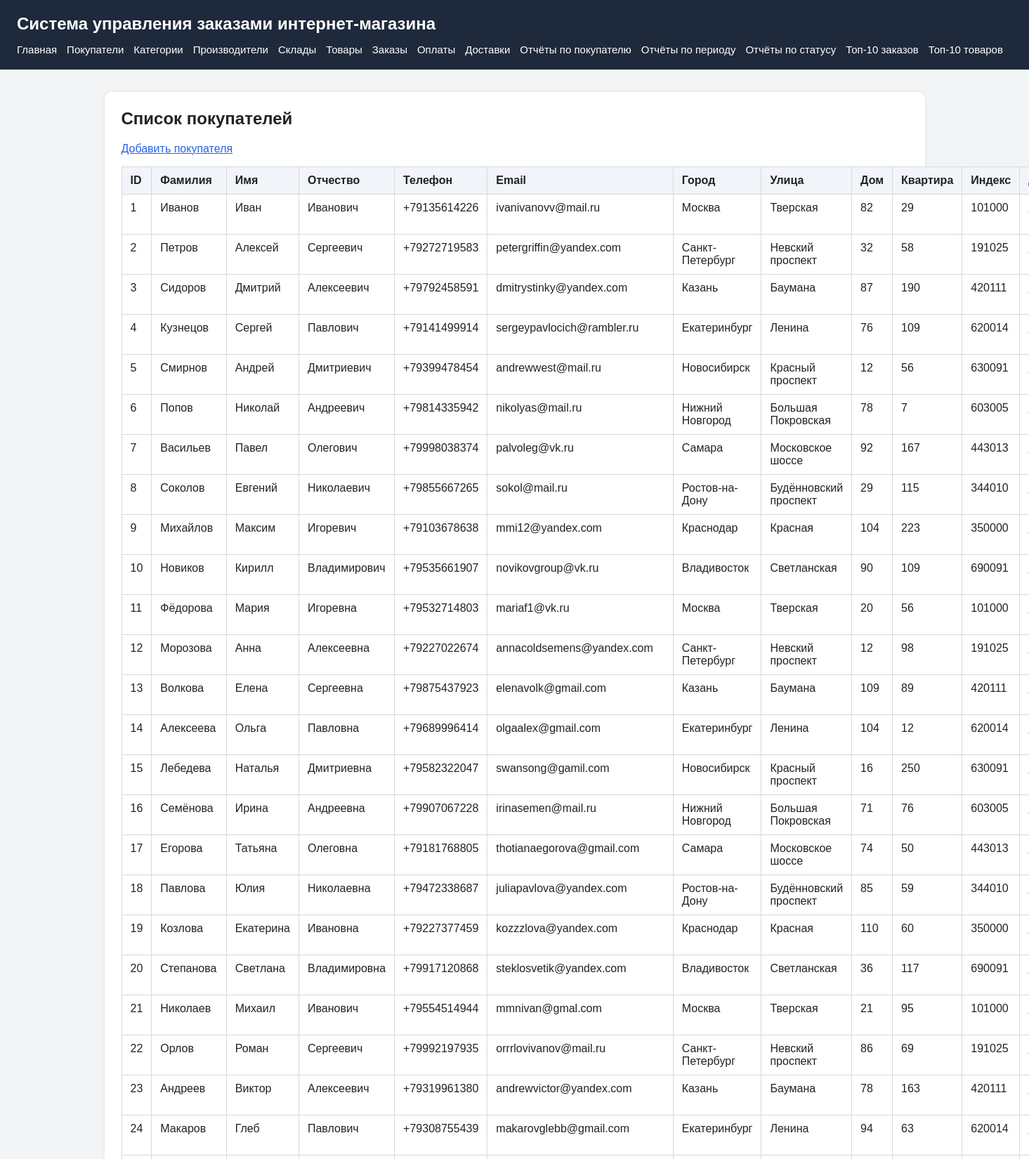
The app's page /customers/list.php (upper part) with its own data.
### tables this page shows
CREATE TABLE customers (
    customer_id INT UNSIGNED NOT NULL AUTO_INCREMENT,
    last_name VARCHAR(100) NOT NULL,
    first_name VARCHAR(100) NOT NULL,
    middle_name VARCHAR(100) NULL,
    phone VARCHAR(20) NOT NULL,
    email VARCHAR(255) NULL,
    city VARCHAR(100) NOT NULL,
    street VARCHAR(150) NOT NULL,
    house VARCHAR(20) NOT NULL,
    apartment VARCHAR(20) NULL,
    postal_code VARCHAR(20) NOT NULL,
    PRIMARY KEY (customer_id),
    UNIQUE KEY uk_customers_email (email),
    KEY idx_customers_phone (phone)
);

### src/includes/db.php (called while the page is built, shortened)
<?php
$configPath = __DIR__ . '/../config/config.local.php';
if (!file_exists($configPath)) {
    $configPath = __DIR__ . '/../config/config.example.php';
}
$config = require $configPath;
function app_config(): array
{
    global $config;
    return $config;
}
function base_url(string $path = ''): string
{
    $config = app_config();
    $base = rtrim($config['app']['base_url'] ?? '', '/');
    return $base . '/' . ltrim($path, '/');
}
function db(): PDO
{
    $config = app_config();
    $db = $config['db'];
    $dsn = sprintf(
        'mysql:host=%s;port=%d;dbname=%s;charset=%s',
        $db['host'],
        $db['port'],
        $db['name'],
        $db['charset']
    );
    $pdo = new PDO($dsn, $db['user'], $db['pass'], [
        PDO::ATTR_ERRMODE => PDO::ERRMODE_EXCEPTION,
        PDO::ATTR_DEFAULT_FETCH_MODE => PDO::FETCH_ASSOC,
        PDO::ATTR_EMULATE_PREPARES => false,
    ]);
    return $pdo;
}

### src/config/config.example.php (called while the page is built)
<?php
return [
    'app' => [
        'base_url' => getenv('APP_BASE_URL') ?: '',
        'name' => getenv('APP_NAME') ?: 'Система управления заказами интернет-магазина',
    ],
    'db' => [
        'host' => getenv('DB_HOST') ?: 'db',
        'port' => (int)(getenv('DB_PORT') ?: 3306),
        'name' => getenv('DB_NAME') ?: 'shop_orders',
        'user' => getenv('DB_USER') ?: 'shop_user',
        'pass' => getenv('DB_PASSWORD') ?: '',
        'charset' => getenv('DB_CHARSET') ?: 'utf8mb4',
    ],
];

### src/customers/list.php (the view, shortened to what this page needs)
<?php
require_once __DIR__ . '/../includes/header.php';
$customers = [];
$errorMessage = null;
try {
    $pdo = db();
    $stmt = $pdo->query(
        'SELECT
            customer_id,
            last_name,
            first_name,
            middle_name,
            phone,
            email,
            city,
            street,
            house,
            apartment,
            postal_code
         FROM customers
         ORDER BY customer_id ASC'
    );
    $customers = $stmt->fetchAll();
} catch (Throwable $e) {
    $errorMessage = $e->getMessage();
}
require_once __DIR__ . '/../includes/menu.php';
?>
<main>
    <section class="card">
        <h2>Список покупателей</h2>
        <p>
            <a href="<?= htmlspecialchars(base_url('customers/create.php'), ENT_QUOTES, 'UTF-8') ?>">
                Добавить покупателя
            </a>
        </p>
        <?php if ($errorMessage !== null): ?>
            <p><strong>Ошибка:</strong> <?= htmlspecialchars($errorMessage, ENT_QUOTES, 'UTF-8') ?></p>
        <?php elseif (empty($customers)): ?>
            <p>Покупатели не найдены.</p>
        <?php else: ?>
            <table>
                <thead>
                    <tr>
                        <th>ID</th>
                        <th>Фамилия</th>
                        <th>Имя</th>
                        <th>Отчество</th>
                        <th>Телефон</th>
                        <th>Email</th>
                        <th>Город</th>
                        <th>Улица</th>
                        <th>Дом</th>
                        <th>Квартира</th>
                        <th>Индекс</th>
                        <th>Действия</th>
                    </tr>
                </thead>
                <tbody>
                    <?php foreach ($customers as $customer): ?>
                        <tr>
                            <td><?= (int)$customer['customer_id'] ?></td>
                            <td><?= htmlspecialchars((string)$customer['last_name'], ENT_QUOTES, 'UTF-8') ?></td>
                            <td><?= htmlspecialchars((string)$customer['first_name'], ENT_QUOTES, 'UTF-8') ?></td>
                            <td><?= htmlspecialchars((string)($customer['middle_name'] ?? ''), ENT_QUOTES, 'UTF-8') ?></td>
                            <td><?= htmlspecialchars((string)$customer['phone'], ENT_QUOTES, 'UTF-8') ?></td>
                            <td><?= htmlspecialchars((string)($customer['email'] ?? ''), ENT_QUOTES, 'UTF-8') ?></td>
                            <td><?= htmlspecialchars((string)$customer['city'], ENT_QUOTES, 'UTF-8') ?></td>
                            <td><?= htmlspecialchars((string)$customer['street'], ENT_QUOTES, 'UTF-8') ?></td>
                            <td><?= htmlspecialchars((string)$customer['house'], ENT_QUOTES, 'UTF-8') ?></td>
                            <td><?= htmlspecialchars((string)($customer['apartment'] ?? ''), ENT_QUOTES, 'UTF-8') ?></td>
                            <td><?= htmlspecialchars((string)$customer['postal_code'], ENT_QUOTES, 'UTF-8') ?></td>
                            <td>
                            </td>
                        </tr>
                    <?php endforeach; ?>
                </tbody>
            </table>
        <?php endif; ?>
    </section>
</main>
<?php require_once __DIR__ . '/../includes/footer.php'; ?>

### src/assets/css/style.css (style rules this page uses)
* { box-sizing: border-box; }
body { margin: 0; padding: 0; font-family: Arial, sans-serif; background: #f3f4f6; color: #222; }
main { max-width: 1200px; margin: 32px auto; padding: 0 16px; }
.card { background: #fff; border-radius: 10px; padding: 24px; margin-bottom: 20px; box-shadow: 0 1px 6px rgba(0, 0, 0, 0.08); }
.card h2 { margin-top: 0; margin-bottom: 20px; font-size: 24px; }
table { width: 100%; border-collapse: collapse; background: #fff; }
table th, table td { border: 1px solid #d8d8d8; padding: 10px 12px; text-align: left; vertical-align: top; }
table th { background: #f1f5f9; font-weight: 700; }
a { color: #2563eb; }

### records on screen
customers: customer_id "1", last_name "Иванов", first_name "Иван", middle_name "Иванович", phone "+79135614226", email "ivanivanovv@mail.ru", city "Москва", street "Тверская", house "82", apartment "29", postal_code "101000"
customers: customer_id "2", last_name "Петров", first_name "Алексей", middle_name "Сергеевич", phone "+79272719583", email "petergriffin@yandex.com", city "Санкт-Петербург", street "Невский проспект", house "32", apartment "58", postal_code "191025"
customers: customer_id "3", last_name "Сидоров", first_name "Дмитрий", middle_name "Алексеевич", phone "+79792458591", email "dmitrystinky@yandex.com", city "Казань", street "Баумана", house "87", apartment "190", postal_code "420111"
customers: customer_id "4", last_name "Кузнецов", first_name "Сергей", middle_name "Павлович", phone "+79141499914", email "sergeypavlocich@rambler.ru", city "Екатеринбург", street "Ленина", house "76", apartment "109", postal_code "620014"
customers: customer_id "5", last_name "Смирнов", first_name "Андрей", middle_name "Дмитриевич", phone "+79399478454", email "andrewwest@mail.ru", city "Новосибирск", street "Красный проспект", house "12", apartment "56", postal_code "630091"
customers: customer_id "6", last_name "Попов", first_name "Николай", middle_name "Андреевич", phone "+79814335942", email "nikolyas@mail.ru", city "Нижний Новгород", street "Большая Покровская", house "78", apartment "7", postal_code "603005"
customers: customer_id "7", last_name "Васильев", first_name "Павел", middle_name "Олегович", phone "+79998038374", email "palvoleg@vk.ru", city "Самара", street "Московское шоссе", house "92", apartment "167", postal_code "443013"
customers: customer_id "8", last_name "Соколов", first_name "Евгений", middle_name "Николаевич", phone "+79855667265", email "sokol@mail.ru", city "Ростов-на-Дону", street "Будённовский проспект", house "29", apartment "115", postal_code "344010"
customers: customer_id "9", last_name "Михайлов", first_name "Максим", middle_name "Игоревич", phone "+79103678638", email "mmi12@yandex.com", city "Краснодар", street "Красная", house "104", apartment "223", postal_code "350000"
customers: customer_id "10", last_name "Новиков", first_name "Кирилл", middle_name "Владимирович", phone "+79535661907", email "novikovgroup@vk.ru", city "Владивосток", street "Светланская", house "90", apartment "109", postal_code "690091"
customers: customer_id "11", last_name "Фёдорова", first_name "Мария", middle_name "Игоревна", phone "+79532714803", email "mariaf1@vk.ru", city "Москва", street "Тверская", house "20", apartment "56", postal_code "101000"
customers: customer_id "12", last_name "Морозова", first_name "Анна", middle_name "Алексеевна", phone "+79227022674", email "annacoldsemens@yandex.com", city "Санкт-Петербург", street "Невский проспект", house "12", apartment "98", postal_code "191025"
customers: customer_id "13", last_name "Волкова", first_name "Елена", middle_name "Сергеевна", phone "+79875437923", email "elenavolk@gmail.com", city "Казань", street "Баумана", house "109", apartment "89", postal_code "420111"
customers: customer_id "14", last_name "Алексеева", first_name "Ольга", middle_name "Павловна", phone "+79689996414", email "olgaalex@gmail.com", city "Екатеринбург", street "Ленина", house "104", apartment "12", postal_code "620014"
customers: customer_id "15", last_name "Лебедева", first_name "Наталья", middle_name "Дмитриевна", phone "+79582322047", email "swansong@gamil.com", city "Новосибирск", street "Красный проспект", house "16", apartment "250", postal_code "630091"
customers: customer_id "16", last_name "Семёнова", first_name "Ирина", middle_name "Андреевна", phone "+79907067228", email "irinasemen@mail.ru", city "Нижний Новгород", street "Большая Покровская", house "71", apartment "76", postal_code "603005"
customers: customer_id "17", last_name "Егорова", first_name "Татьяна", middle_name "Олеговна", phone "+79181768805", email "thotianaegorova@gmail.com", city "Самара", street "Московское шоссе", house "74", apartment "50", postal_code "443013"
customers: customer_id "18", last_name "Павлова", first_name "Юлия", middle_name "Николаевна", phone "+79472338687", email "juliapavlova@yandex.com", city "Ростов-на-Дону", street "Будённовский проспект", house "85", apartment "59", postal_code "344010"
customers: customer_id "19", last_name "Козлова", first_name "Екатерина", middle_name "Ивановна", phone "+79227377459", email "kozzzlova@yandex.com", city "Краснодар", street "Красная", house "110", apartment "60", postal_code "350000"
customers: customer_id "20", last_name "Степанова", first_name "Светлана", middle_name "Владимировна", phone "+79917120868", email "steklosvetik@yandex.com", city "Владивосток", street "Светланская", house "36", apartment "117", postal_code "690091"
customers: customer_id "21", last_name "Николаев", first_name "Михаил", middle_name "Иванович", phone "+79554514944", email "mmnivan@gmal.com", city "Москва", street "Тверская", house "21", apartment "95", postal_code "101000"
customers: customer_id "22", last_name "Орлов", first_name "Роман", middle_name "Сергеевич", phone "+79992197935", email "orrrlovivanov@mail.ru", city "Санкт-Петербург", street "Невский проспект", house "86", apartment "69", postal_code "191025"
customers: customer_id "23", last_name "Андреев", first_name "Виктор", middle_name "Алексеевич", phone "+79319961380", email "andrewvictor@yandex.com", city "Казань", street "Баумана", house "78", apartment "163", postal_code "420111"
customers: customer_id "24", last_name "Макаров", first_name "Глеб", middle_name "Павлович", phone "+79308755439", email "makarovglebb@gmail.com", city "Екатеринбург", street "Ленина", house "94", apartment "63", postal_code "620014"

### other values on screen
app_config()['app']['name'] "Система управления заказами интернет-магазина"
